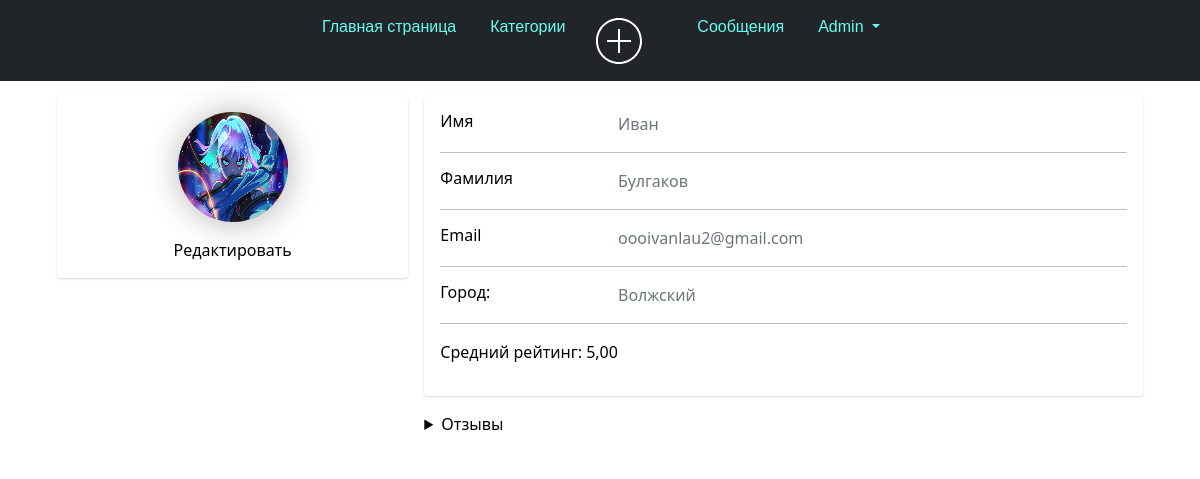
Page /me/user_home/ (signed in) on the committed database.
### user_profile/models.py (models this page shows)
class Profile(models.Model):
    user = models.OneToOneField(User, null=True, blank=True, on_delete=models.CASCADE)
    first_name = models.CharField(max_length=100)
    last_name = models.CharField(max_length=100)
    email = models.EmailField()
    telegram_url = models.URLField(blank=True, null=True)
    youtube_url = models.URLField(blank=True, null=True)
    vk_url = models.URLField(blank=True, null=True)
    profile_picture = models.ImageField("Изображения", default="profile_pictures/default_profile_picture.jpg",
                                        null=True,
                                        blank=True, upload_to='media/profile_pictures')
    city = models.CharField(max_length=100)
    def __str__(self):
        return self.user.username

### user_profile/views.py (the view)
# urls.py: path('user_home/', views.User_View, name='user_home'),
def User_View(request):
    profile = request.user.profile
    reviews = Comment.objects.filter(profile=profile).order_by('-created_at')
    average_stars = reviews.aggregate(Avg('stars'))['stars__avg']
    form = ProfileForm(instance=profile)
    if request.method == 'POST':
        form = ProfileForm(request.POST, request.FILES, instance=profile)
        if form.is_valid():
            form.save()
            return redirect('user_home')
    context = {'form': form, 'reviews': reviews, 'average_stars': average_stars}
    return render(request, 'home_user.html', context)

### user_profile/templates/home_user.html (shortened to what this page needs)
{% extends 'tasks_app/layout.html' %}
{% block content %}
<div class="container">
    <div class="main-body">
        <div class="row gutters-sm">
            <div class="col-md-4 mb-3">
                <div class="card">
                    <div class="card-body">
                        <div class="d-flex flex-column align-items-center text-center">
                            <a href="{% url 'logout' %}">
                                <img class="profile-pic" src="{{ request.user.profile.profile_picture.url }}"
                                     alt="logo">
                            </a>
                            <div class="mt-3">
                                <a class="lin" href="{% url 'profile' %}">Редактировать</a>
                            </div>
                        </div>
                    </div>
                </div>
            </div>
            <div class="col-md-8">
                <div class="card mb-3">
                    <div class="card-body">
                        <div class="row">
                            <div class="col-sm-3">
                                <h6 class="mb-0">Имя</h6>
                            </div>
                            <div class="col-sm-9 text-secondary">
                                {% if form.first_name.value %}
                                {{ form.first_name.value }}
                                {% else %}
                                PUSTO
                                {% endif %}
                            </div>
                        </div>
                        <hr>
                        <div class="row">
                            <div class="col-sm-3">
                                <h6 class="mb-0">Фамилия</h6>
                            </div>
                            <div class="col-sm-9 text-secondary">
                                {% if form.last_name.value %}
                                {{ form.last_name.value }}
                                {% else %}
                                PUSTO
                                {% endif %}
                            </div>
                        </div>
                        <hr>
                        <div class="row">
                            <div class="col-sm-3">
                                <h6 class="mb-0">Email</h6>
                            </div>
                            <div class="col-sm-9 text-secondary">
                                {% if form.email.value %}
                                {{ form.email.value }}
                                {% else %}
                                {{ user.email }}
                                {% endif %}
                            </div>
                        </div>
                        <hr>
                        <div class="row">
                            <div class="col-sm-3">
                                <h6 class="mb-0">Город:</h6>
                            </div>
                            <div class="col-sm-9 text-secondary">
                                {% if form.city.value %}
                                {{ form.city.value }}
                                {% else %}
                                Заполни
                                {% endif %}
                            </div>
                        </div>
                        <hr>
                        <p>Средний рейтинг: {{ average_stars|floatformat:'2'|default:"Нет отзывов" }}</p>
                    </div>
                </div>
                <details>
                    <summary>Отзывы</summary>
                </details>
            </div>
        </div>
    </div>
</div>
{% endblock %}

### tasks_app/templates/tasks_app/layout.html (shortened to what this page needs)
{% load static %}
{% load pwa %}
<html lang="en">
<head>
    <link rel="stylesheet" href="https://cdn.jsdelivr.net/npm/bootstrap@5.2.3/dist/css/bootstrap.min.css">
    <link rel="stylesheet" href="{% static 'tasks_app/css/tasks_app.css' %}">
</head>
<body>
<aside>
    <div class="bar">
        <ul class="nav justify-content-center navbar navbar-expand-lg navbar-dark bg-dark ">
            <li class="nav-item">
                <a class="nav-link active" aria-current="page" href="{% url 'home' %}">Главная страница</a>
            </li>
            <li class="nav-item">
                <a class="nav-link" href="{% url 'category' %}">Категории</a>
            </li>
            <li class="nav-item">
                <a href="{% url 'create' %}" class="bloc-icon">
                    <div class="img">
                    </div>
                </a>
            </li>
            {% if request.user.is_authenticated %}
            <li class="nav-item">
                <a class="nav-link active" aria-current="page" href="{% url 'inbox' %}">Сообщения</a>
            </li>
            {% endif %}
            <ul class="nav justify-content-end">
                {% if request.user.is_authenticated %}
                <li class="nav-item dropdown">
                    <a class="nav-link dropdown-toggle" href="#" role="button" data-bs-toggle="dropdown"
                       aria-expanded="false">
                        {{ user.username }}
                    </a>
                    {% else %}
            </ul>
            <li class="nav-item">
                <a class="nav-link" href="{% url 'register' %}">Регистрация</a>
            </li>
            <li class="nav-item"><a class="nav-link" href="{% url 'login' %}">Войти</a>
                {% endif %}
            </li>
        </ul>
    </div>
</aside>
                    <link href='https://unpkg.com/css.gg@2.0.0/icons/css/list.css' rel='stylesheet'>
<main>
    {% block content %}
    {% endblock %}
</main>
</body>
</html>

### tasks_app/static/tasks_app/css/tasks_app.css (style rules this page uses)
html, body { width: 100%; height:100%; }
body { background: #0B0C10; }
.card { background-color: var(--var-bgcolor); color: var(--var-fontcolor); }
:root { --var-bgcolor: #fff; --var-fontcolor: #000; }
body { background-color: var(--var-bgcolor); color: var(--var-fontcolor); }
li { display: inline-block; }
.nav-link { margin-top: 18px; margin-block: 26px; margin-block-start: -1px; margin-left: 2px; color: #66FCF1; }
.bloc-icon { display: flex; justify-content: center; align-items: center; }
.img { width: 98px; border-radius: 50%; position: relative; left: -12px; }
.justify-content-center { justify-content: center!important; margin-top: 0px; font-family: "Poppins", sans-serif; }
.justify-content-end { justify-content: flex-end!important; margin-top: 0px; font-family: "Poppins", sans-serif; }

### user_profile/templates/home_user.html (style rules this page uses)
body { margin-top:20px; text-align: left; margin-top: 0; }
.profile-pic { height: 110px; width: 110px; background: linear-gradient(90deg, #ff9966, #ff5e62); z-index: 10; box-shadow: 1px 1px 2rem rgba(0, 0, 0, 0.3); border-radius: 100%; left: -10%; top: -13%; display: flex; align-items: center; justify-content: center; }
.main-body { padding: 15px; }
.card { box-shadow: 0 1px 3px 0 rgba(0,0,0,.1), 0 1px 2px 0 rgba(0,0,0,.06); }
.card { position: relative; display: flex; flex-direction: column; min-width: 0; word-wrap: break-word; background-clip: border-box; border: 0 solid rgba(0,0,0,.125); border-radius: .25rem; }
.card-body { flex: 1 1 auto; min-height: 1px; padding: 1rem; }
.gutters-sm { margin-right: -8px; margin-left: -8px; }
.gutters-sm>.col, .gutters-sm>[class*=col-] { padding-right: 8px; padding-left: 8px; }
.mb-3, .my-3 { margin-bottom: 1rem!important; }
dl, ol, ul { margin-top: -13px; margin-bottom: 0rem; }
ol, ul { padding-left: 1rem; }
.container::after { content: ""; clear: both; display: table; }
.lin { text-decoration: none; color: #000; }
a { text-decoration: none; }
.justify-content-center { justify-content: center!important; margin-top: 0px; }
.justify-content-end { justify-content: flex-end!important; margin-top: 0px; }
.card { background-color: var(--var-bgcolor); color: var(--var-fontcolor); }
:root { --var-bgcolor: #fff; --var-fontcolor: #000; }

### rows in the picture
Profile: first_name.value "Иван", last_name.value "Булгаков", email.value "oooivanlau2@gmail.com", city.value "Волжский"

### other values in the picture
{{ user.username }} "Admin"
{{ average_stars|floatformat:'2'|default:"Нет отзывов" }} "5,00"
